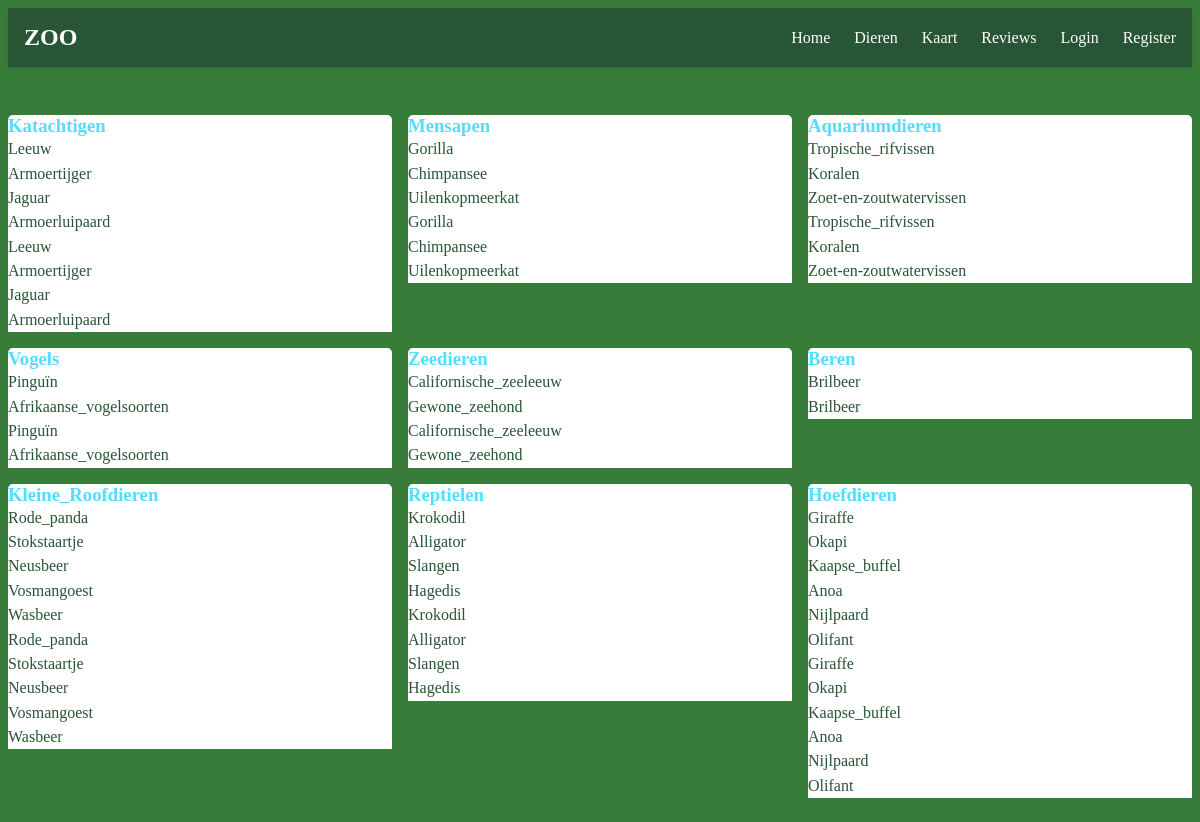
Page /Dieren on the earlier database version.
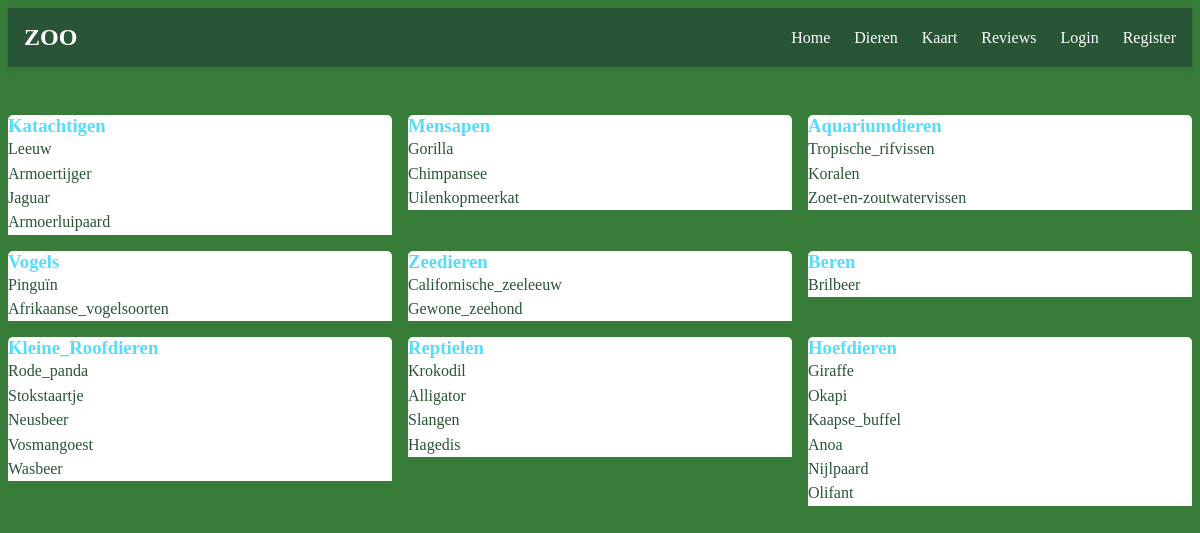
Same page on the later database version.
### tables this page shows
CREATE TABLE DIEREN (id INTEGER PRIMARY KEY AUTOINCREMENT, naam TEXT, beschrijving TEXT, categorie TEXT, status TEXT, leefgebied TEXT, kenmerken TEXT);

### app.py (the view)
@app.route("/Dieren")
def dieren():
    dieren = db.execute("SELECT * FROM DIEREN")
    categorieen = db.execute("SELECT * FROM CATEGORIEEN")
    return render_template("Dieren.html", categorieen=categorieen, dieren=dieren)

### templates/Dieren.html
{% extends "layout.html" %}
{% block content %}
<div class="dieren-grid">
  {% for categorie in ["Katachtigen", "Mensapen", "Aquariumdieren", "Vogels", "Zeedieren", "Beren","Kleine_Roofdieren", "Reptielen", "Hoefdieren"] %}
  <div class="categorie-card">
    <h3>{{ categorie }}</h3>
    <ul>
      {% for dier in dieren %}
        {% if dier.categorie == categorie %}
          <li><a class="link" href="/dier/{{ dier.naam }}">{{ dier.naam }}</a></li>
        {% endif %}
      {% endfor %}
    </ul>
  </div>
  {% endfor %}
</div>
{% endblock %}

### templates/layout.html (shortened to what this page needs)
<!DOCTYPE html>
<html lang="nl">
<head>
    <link rel="stylesheet" href="/static/style.css">
</head>
<body>
    <nav class="navbar">
        <div class="nav-container">
            <h2 class="nav-title">ZOO</h2>
            <div class="nav-links">
                <a href="/">Home</a>
                <a href="/Dieren">Dieren</a>
                <a href="/Kaart">Kaart</a>
                <a href="/reviews">Reviews</a>
                {% if session.get('username') %}
                    <span class="user-welcome">Welkom, {{ session['username'] }}!</span>
                    <a href="/logout" class="nav-logout">Logout</a>
                {% else %}
                    <a href="/login">Login</a>
                    <a href="/register">Register</a>
                {% endif %}
            </div>
        </div>
    </nav>
    {% block content %}
    {% endblock %}
</body>
</html>

### static/style.css (style rules this page uses)
.link { text-decoration: none; color: rgb(39, 85, 53); font-weight: 500; transition: color 0.3s ease; }
body { background-color: rgb(55, 125, 57); }
.dieren-grid { display: grid; grid-template-columns: repeat(3, 1fr); gap: 1rem; padding: 1rem 0; }
.categorie-card h3 { margin: 0 0 0rem; border-top-left-radius: 5px; border-top-right-radius: 5px; color: rgb(83, 221, 255); background-color: white; border: 1px solid(83, 221, 255); }
.categorie-card ul { list-style: none; margin: 0; padding: 0; background-color: white; }
.categorie-card ul li { background-color: white; padding: 0.2rem 0; }
.navbar { background-color: rgb(39, 85, 53); padding: 1rem 0; box-shadow: 0 2px 4px rgba(0,0,0,0.1); margin-bottom: 2rem; }
.nav-container { max-width: 1200px; margin: 0 auto; padding: 0 1rem; display: flex; justify-content: space-between; align-items: center; }
.nav-title { margin: 0; color: white; font-size: 1.5rem; }
.nav-links { display: flex; gap: 1.5rem; align-items: center; }
.nav-links a { color: white; text-decoration: none; font-weight: 500; transition: color 0.3s ease; }

Differences in the rows shown:
removed DIEREN: naam "Leeuw", shown under "Katachtigen"
removed DIEREN: naam "Armoertijger", shown under "Katachtigen"
removed DIEREN: naam "Jaguar", shown under "Katachtigen"
removed DIEREN: naam "Armoerluipaard", shown under "Katachtigen"
removed DIEREN: naam "Gorilla", shown under "Mensapen"
removed DIEREN: naam "Chimpansee", shown under "Mensapen"
removed DIEREN: naam "Uilenkopmeerkat", shown under "Mensapen"
removed DIEREN: naam "Tropische_rifvissen", shown under "Aquariumdieren"
removed DIEREN: naam "Koralen", shown under "Aquariumdieren"
removed DIEREN: naam "Zoet-en-zoutwatervissen", shown under "Aquariumdieren"
removed DIEREN: naam "Pinguïn", shown under "Vogels"
removed DIEREN: naam "Afrikaanse_vogelsoorten", shown under "Vogels"
removed DIEREN: naam "Californische_zeeleeuw", shown under "Zeedieren"
removed DIEREN: naam "Gewone_zeehond", shown under "Zeedieren"
removed DIEREN: naam "Brilbeer", shown under "Beren"
removed DIEREN: naam "Rode_panda", shown under "Kleine_Roofdieren"
removed DIEREN: naam "Stokstaartje", shown under "Kleine_Roofdieren"
removed DIEREN: naam "Neusbeer", shown under "Kleine_Roofdieren"
removed DIEREN: naam "Vosmangoest", shown under "Kleine_Roofdieren"
removed DIEREN: naam "Wasbeer", shown under "Kleine_Roofdieren"
removed DIEREN: naam "Krokodil", shown under "Reptielen"
removed DIEREN: naam "Alligator", shown under "Reptielen"
removed DIEREN: naam "Slangen", shown under "Reptielen"
removed DIEREN: naam "Hagedis", shown under "Reptielen"
removed DIEREN: naam "Giraffe", shown under "Hoefdieren"
removed DIEREN: naam "Okapi", shown under "Hoefdieren"
removed DIEREN: naam "Kaapse_buffel", shown under "Hoefdieren"
removed DIEREN: naam "Anoa", shown under "Hoefdieren"
removed DIEREN: naam "Nijlpaard", shown under "Hoefdieren"
removed DIEREN: naam "Olifant", shown under "Hoefdieren"
